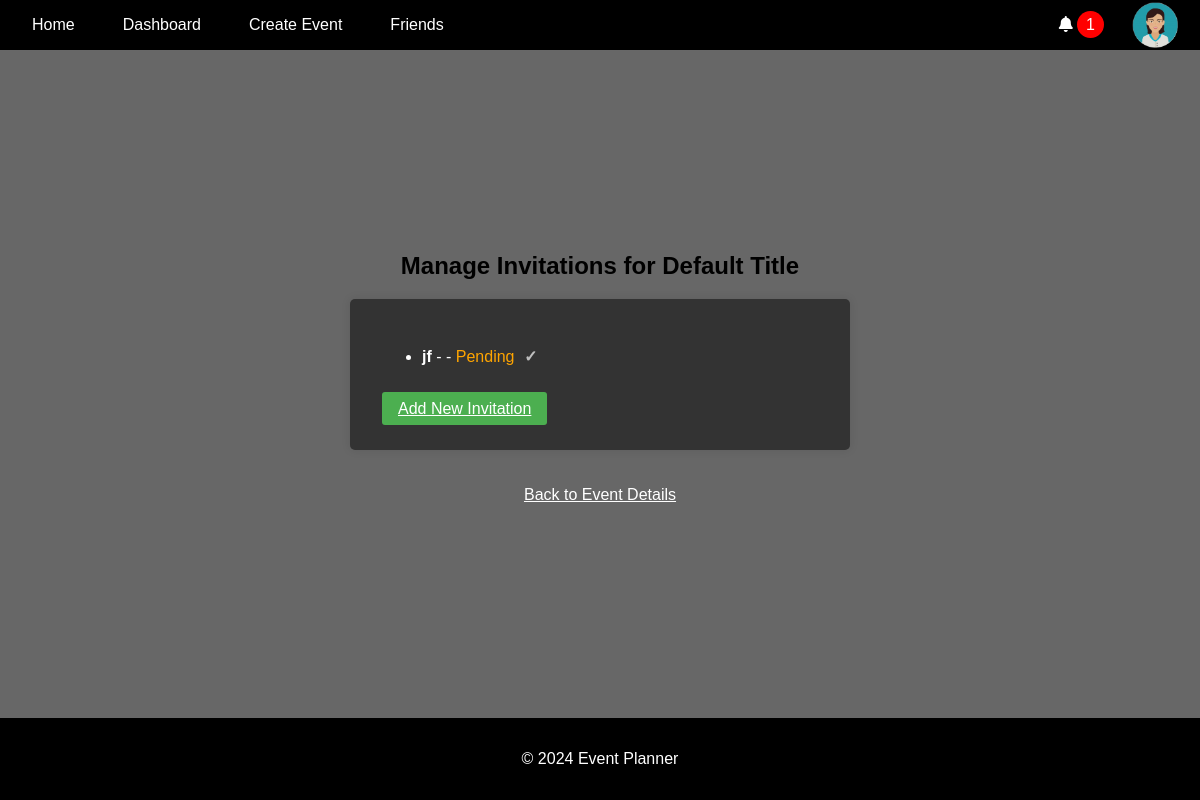
The page /invitations/manage/169/ (signed in) on the database as committed earlier.
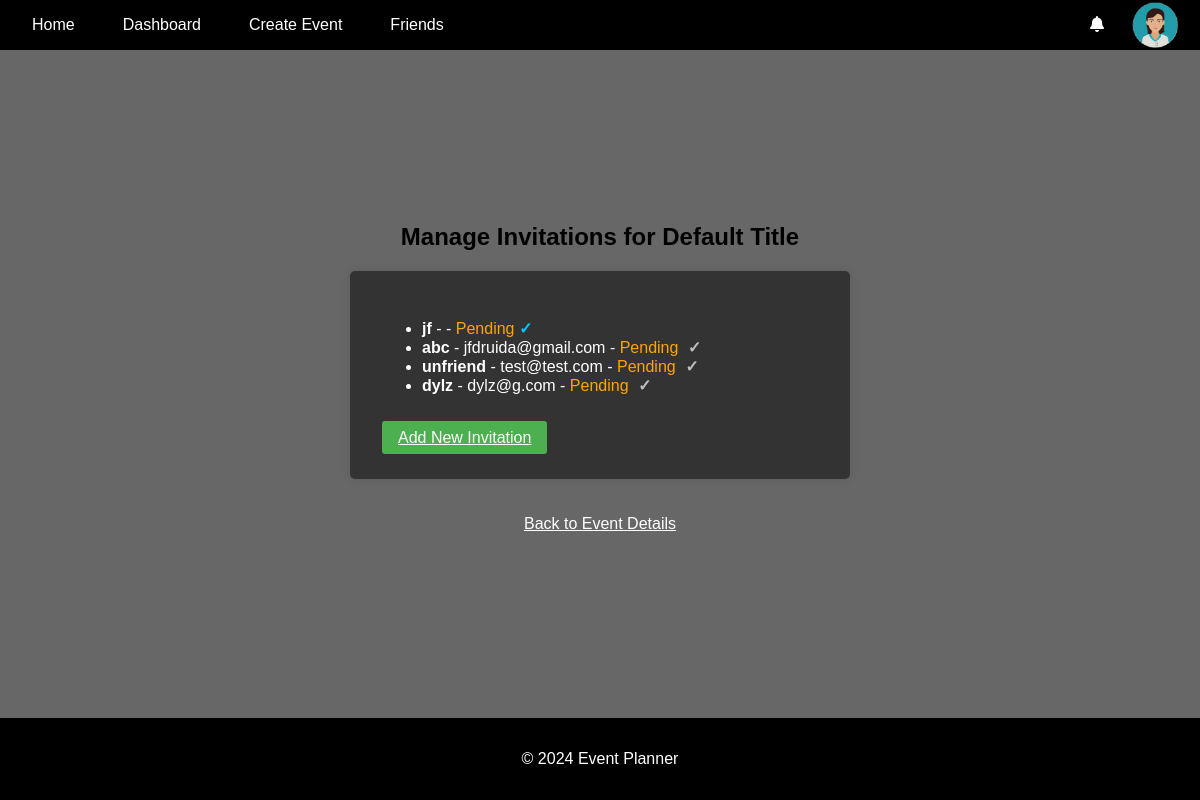
The same page on the database as committed later.
### invitations/models.py (models this page shows, shortened)
class Invitation(models.Model):
    STATUS_CHOICES = [
        ("Pending", "Pending"),
        ("Accepted", "Accepted"),
        ("Declined", "Declined"),
    ]
    event = models.ForeignKey(
        Event, on_delete=models.CASCADE, related_name="invitations"
    )
    user = models.ForeignKey(User, on_delete=models.CASCADE)
    status = models.CharField(
        max_length=20, choices=STATUS_CHOICES, default="Pending"
    )
    suggested_date = models.DateTimeField(null=True, blank=True)
    read = models.BooleanField(default=False)
    created_at = models.DateTimeField(auto_now_add=True)
    updated_at = models.DateTimeField(auto_now=True)

### invitations/views.py (the view)
@login_required
def manage_invitations(request, event_id):
    event = get_object_or_404(Event, id=event_id)
    if event.created_by != request.user:
        return redirect("dashboard")
    invitations = Invitation.objects.filter(event=event).select_related("user")
    return render(
        request,
        "invitations/manage_invitations.html",
        {"event": event, "invitations": invitations},
    )

### accounts/context_processors.py (called while the page is built)
def google_api_key(request):
    return {"GOOGLE_API_KEY": os.getenv("GOOGLE_API_KEY")}

### notifications/context_processors.py (called while the page is built)
def notifications(request):
    if request.user.is_authenticated:
        all_unread_notifications = Notification.objects.filter(
            user=request.user, read=False
        ).order_by("-created_at")
        unread_count = all_unread_notifications.count()
        recent_unread_notifications = all_unread_notifications[:8]
        return {
            "recent_unread_notifications": recent_unread_notifications,
            "unread_count": unread_count,
        }
    return {}

### templates/invitations/manage_invitations.html (shortened to what this page needs)
{% extends 'base.html' %}
{% block content %}
<h2 style="text-align: center; color: black;">Manage Invitations for {{ event.title }}</h2>
<form class="invitation-list">
    <ul>
        {% for invitation in invitations %}
        <li style="color: white;">
            <strong>{{ invitation.user.username }}</strong> - {{ invitation.user.email }} - <span class="status {{ invitation.status|lower }}">{{ invitation.status }}</span>
            {% if invitation.read %}
                <span class="read-status">✓</span>
            {% else %}
                <span class="unread-status">✓</span>
            {% endif %}
        </li>
        {% empty %}
        <li>No invitations found.</li>
        {% endfor %}
    </ul>
    <br>
    <a href="{% url 'create_invitation' event.id %}" class="btn-submit">Add New Invitation</a>
</form>
<br>
<br>
<a href="{% url 'event_details' event.id %}" class="back-btn" style="color:white">Back to Event Details</a>
{% endblock %}

### templates/base.html (shortened to what this page needs)
<!DOCTYPE html>
<html lang="en">
<head>
    {% load static %}
    <link rel="stylesheet" href="{% static 'css/styles.css' %}">
    <link rel="stylesheet" href="https://cdnjs.cloudflare.com/ajax/libs/font-awesome/5.15.4/css/all.min.css">
    <link rel="stylesheet" href="https://cdnjs.cloudflare.com/ajax/libs/fullcalendar/3.10.2/fullcalendar.min.css" />
</head>
<body>
    <header>
        <nav class="navbar">
            <ul class="nav-links">
                <li><a href="{% url 'home' %}" class="{% if request.resolver_match.url_name == 'home' %}active{% endif %}">Home</a></li>
                {% if user.is_authenticated %}
                    <li><a href="{% url 'dashboard' %}" class="{% if request.resolver_match.url_name == 'dashboard' %}active{% endif %}">Dashboard</a></li>
                    <li><a href="{% url 'create_event' %}" class="{% if request.resolver_match.url_name == 'create_event' %}active{% endif %}">Create Event</a></li>
                    <li><a href="{% url 'friends_page' %}" class="{% if request.resolver_match.url_name == 'friends_page' %}active{% endif %}">Friends</a></li>
                {% else %}
                    <li><a href="{% url 'account_login' %}" class="{% if request.resolver_match.url_name == 'account_login' %}active{% endif %}">Login</a></li>
                    <li><a href="{% url 'account_signup' %}" class="{% if request.resolver_match.url_name == 'account_signup' %}active{% endif %}">Sign Up</a></li>
                {% endif %}
            </ul>
            {% if user.is_authenticated %}
                <ul class="nav-links">
                    <div class="user-info">
                        <div class="dropdown">
                            <i class="fas fa-bell" id="notificationBell"></i>
                            {% if unread_count > 0 %}
                            <span class="notification-count" id="notificationCount">{{ unread_count }}</span>
                            {% else %}
                            <span class="notification-count" id="notificationCount" style="display: none;">{{ unread_count }}</span>
                            {% endif %}
                        </div>
                    </div>
                    <li class="profile-dropdown">
                        <a id="profileLink">
                            <img src="{% static 'images/profile_pictures/' %}{{ user.userprofile.profile_picture }}" alt="Profile Picture" class="profile-picture" id="userProfileIcon">
                        </a>
                    </li>
                </ul>
            {% endif %}
        </nav>
    </header>
    <main>
        {% block content %}{% endblock %}
    </main>
    <footer>
        <p>&copy; 2024 Event Planner</p>
    </footer>
</body>
</html>

Rows that differ between the two databases and show on the page:
changed Invitation "jf": read False → True (drawn)
added Invitation: user.username "abc", user.email "jfdruida@gmail.com", status "Pending"
added Invitation: user.username "unfriend", user.email "test@test.com", status "Pending"
added Invitation: user.username "dylz", user.email "dylz@g.com", status "Pending"
Other text that changed with them:
{{ unread_count }}: "1" → (not shown)
